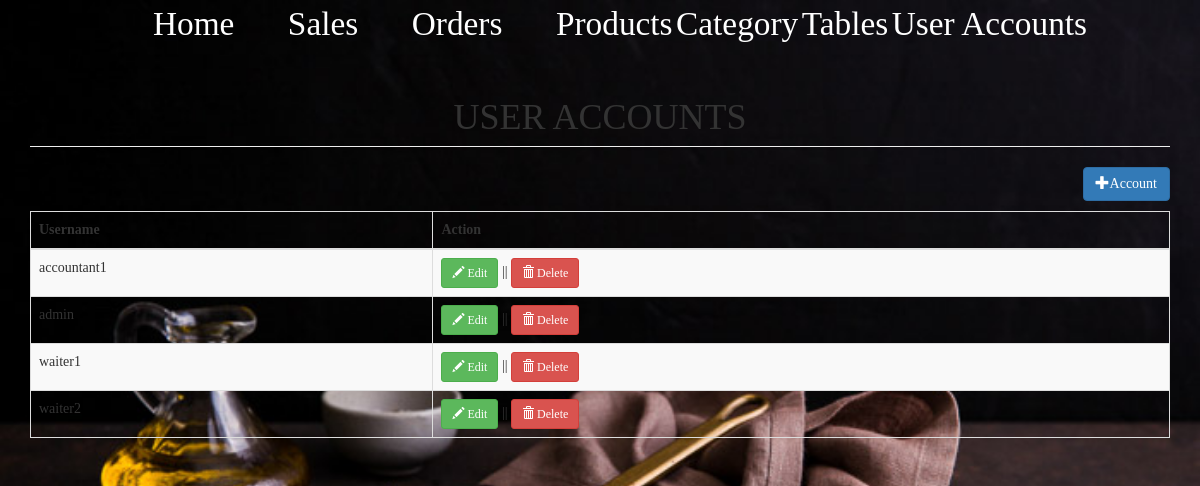
Before: /admin_accounts.php with the older database file.
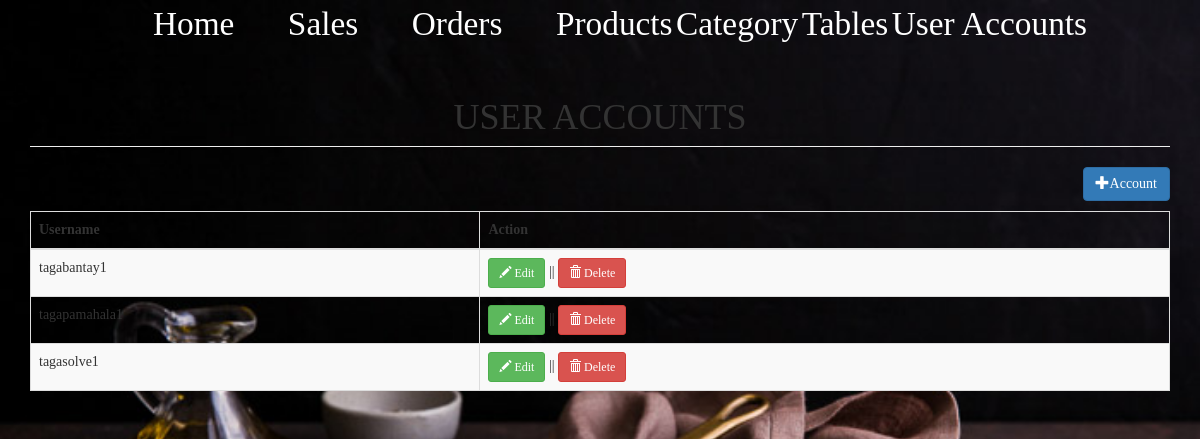
After: the same page with the newer database file.
### tables this page shows
CREATE TABLE `users` (
  `user_id` int(11) NOT NULL,
  `user_name` varchar(255) DEFAULT NULL,
  `password` varchar(255) DEFAULT NULL,
  `usertype` varchar(1) NOT NULL
);

### admin_accounts.php (the view, shortened to what this page needs)
<?php
    include_once "includes/db_conn.php";
    include_once "heading.php";
    include_once "admin_nav.php";
?>
<html>
<head>
    <div class="container">
	<h1 class="page-header text-center">USER ACCOUNTS</h1>
	<div class="row">
		<div class="col-md-12">
			<a href="#add_acc" data-toggle="modal" class="pull-right btn btn-primary"><span class="glyphicon glyphicon-plus"></span>Account</a>
		</div>
	</div>
	<div style="margin-top:10px;">
		<table class="table table-striped table-bordered">
			<thead>
				<th>Username</th>
				<th>Action</th>
			</thead>
			<tbody>
				<?php
					$sql="select * from users order by user_name asc";
					$query=$conn->query($sql);
					while($row=$query->fetch_array()){
						?>
						<tr>
							<td><?php echo $row['user_name']; ?></td>
							<td>
								<a href="#edit_acc<?php echo $row['user_id']; ?>" data-toggle="modal" class="btn btn-success btn-sm"><span class="glyphicon glyphicon-pencil"></span> Edit</a> || <a href="#del_acc<?php echo $row['user_id']; ?>" data-toggle="modal" class="btn btn-danger btn-sm"><span class="glyphicon glyphicon-trash"></span> Delete</a>
							</td>
						</tr>
						<?php
					}
				?>
			</tbody>
		</table>
	</div>
</div>
</head>
<body>

Changed rows visible on the page:
removed users: user_name "accountant1"
removed users: user_name "admin"
removed users: user_name "waiter1"
removed users: user_name "waiter2"
added users: user_name "tagabantay1"
added users: user_name "tagapamahala1"
added users: user_name "tagasolve1"
